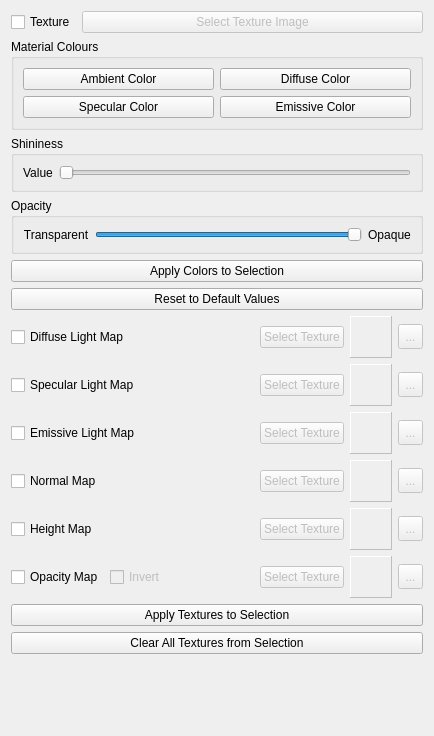
                <widget class="QWidget" name="pageADSSettings">
                 <property name="geometry">
                  <rect>
                   <x>0</x>
                   <y>0</y>
                   <width>434</width>
                   <height>736</height>
                  </rect>
                 </property>
                 <property name="sizePolicy">
                  <sizepolicy hsizetype="Expanding" vsizetype="Expanding">
                   <horstretch>0</horstretch>
                   <verstretch>0</verstretch>
                  </sizepolicy>
                 </property>
                 <attribute name="label">
                  <string>ADS Lighting Settings</string>
                 </attribute>
                 <layout class="QGridLayout" name="gridLayout_21">
                  <item row="1" column="0">
                   <widget class="QGroupBox" name="groupBox_3">
                    <property name="sizePolicy">
                     <sizepolicy hsizetype="Preferred" vsizetype="Preferred">
                      <horstretch>0</horstretch>
                      <verstretch>0</verstretch>
                     </sizepolicy>
                    </property>
                    <property name="minimumSize">
                     <size>
                      <width>0</width>
                      <height>0</height>
                     </size>
                    </property>
                    <property name="title">
                     <string>Material Colours</string>
                    </property>
                    <property name="flat">
                     <bool>true</bool>
                    </property>
                    <layout class="QGridLayout" name="gridLayout_19">
                     <item row="0" column="0">
                      <widget class="QPushButton" name="pushButtonMaterialAmbient">
                       <property name="text">
                        <string>Ambient Color</string>
                       </property>
                      </widget>
                     </item>
                     <item row="1" column="2">
                      <widget class="QPushButton" name="pushButtonMaterialEmissive">
                       <property name="text">
                        <string>Emissive Color</string>
                       </property>
                      </widget>
                     </item>
                     <item row="0" column="2">
                      <widget class="QPushButton" name="pushButtonMaterialDiffuse">
                       <property name="text">
                        <string>Diffuse Color</string>
                       </property>
                      </widget>
                     </item>
                     <item row="1" column="0">
                      <widget class="QPushButton" name="pushButtonMaterialSpecular">
                       <property name="text">
                        <string>Specular Color</string>
                       </property>
                      </widget>
                     </item>
                    </layout>
                   </widget>
                  </item>
                  <item row="12" column="0">
                   <widget class="QPushButton" name="pushButtonApplyADSTexture">
                    <property name="text">
                     <string>Apply Textures to Selection</string>
                    </property>
                   </widget>
                  </item>
                  <item row="10" column="0">
                   <layout class="QHBoxLayout" name="horizontalLayout_22">
                    <item>
                     <widget class="QCheckBox" name="checkBoxHeightTex">
                      <property name="text">
                       <string>Height Map</string>
                      </property>
                     </widget>
                    </item>
                    <item>
                     <spacer name="horizontalSpacer_14">
                      <property name="orientation">
                       <enum>Qt::Orientation::Horizontal</enum>
                      </property>
                      <property name="sizeHint" stdset="0">
                       <size>
                        <width>40</width>
                        <height>20</height>
                       </size>
                      </property>
                     </spacer>
                    </item>
                    <item>
                     <widget class="QPushButton" name="pushButtonHeightTexture">
                      <property name="enabled">
                       <bool>false</bool>
                      </property>
                      <property name="text">
                       <string>Select Texture</string>
                      </property>
                     </widget>
                    </item>
                    <item>
                     <widget class="QLabel" name="labelHeightTexture">
                      <property name="enabled">
                       <bool>false</bool>
                      </property>
                      <property name="minimumSize">
                       <size>
                        <width>42</width>
                        <height>42</height>
                       </size>
                      </property>
                      <property name="maximumSize">
                       <size>
                        <width>42</width>
                        <height>42</height>
                       </size>
                      </property>
                      <property name="frameShape">
                       <enum>QFrame::Shape::Panel</enum>
                      </property>
                      <property name="frameShadow">
                       <enum>QFrame::Shadow::Raised</enum>
                      </property>
                      <property name="text">
                       <string/>
                      </property>
                      <property name="scaledContents">
                       <bool>true</bool>
                      </property>
                     </widget>
                    </item>
                    <item>
                     <widget class="QToolButton" name="toolButtonClearHeightTex">
                      <property name="enabled">
                       <bool>false</bool>
                      </property>
                      <property name="minimumSize">
                       <size>
                        <width>25</width>
                        <height>25</height>
                       </size>
                      </property>
                      <property name="text">
                       <string>...</string>
                      </property>
                      <property name="icon">
                       <iconset resource="ModelViewer.qrc">
                        <normaloff>:/new/prefix1/res/clear.png</normaloff>:/new/prefix1/res/clear.png</iconset>
                      </property>
                     </widget>
                    </item>
                   </layout>
                  </item>
                  <item row="0" column="0">
                   <layout class="QHBoxLayout" name="horizontalLayout_23">
                    <item>
                     <widget class="QCheckBox" name="checkTexture">
                      <property name="toolTip">
                       <string>Enable/Disable Texture</string>
                      </property>
                      <property name="text">
                       <string>Texture</string>
                      </property>
                     </widget>
                    </item>
                    <item>
                     <widget class="QPushButton" name="pushButtonTexture">
                      <property name="enabled">
                       <bool>false</bool>
                      </property>
                      <property name="sizePolicy">
                       <sizepolicy hsizetype="MinimumExpanding" vsizetype="Fixed">
                        <horstretch>0</horstretch>
                        <verstretch>0</verstretch>
                       </sizepolicy>
                      </property>
                      <property name="toolTip">
                       <string>Select the image file for texture</string>
                      </property>
                      <property name="text">
                       <string>Select Texture Image</string>
                      </property>
                     </widget>
                    </item>
                   </layout>
                  </item>
                  <item row="8" column="0">
                   <layout class="QHBoxLayout" name="horizontalLayout_25">
                    <item>
                     <widget class="QCheckBox" name="checkBoxEmissiveTex">
                      <property name="text">
                       <string>Emissive Light Map</string>
                      </property>
                     </widget>
                    </item>
                    <item>
                     <spacer name="horizontalSpacer_16">
                      <property name="orientation">
                       <enum>Qt::Orientation::Horizontal</enum>
                      </property>
                      <property name="sizeHint" stdset="0">
                       <size>
                        <width>40</width>
                        <height>20</height>
                       </size>
                      </property>
                     </spacer>
                    </item>
                    <item>
                     <widget class="QPushButton" name="pushButtonEmissiveTexture">
                      <property name="enabled">
                       <bool>false</bool>
                      </property>
                      <property name="text">
                       <string>Select Texture</string>
                      </property>
                     </widget>
                    </item>
                    <item>
                     <widget class="QLabel" name="labelEmissiveTexture">
                      <property name="enabled">
                       <bool>false</bool>
                      </property>
                      <property name="minimumSize">
                       <size>
                        <width>42</width>
                        <height>42</height>
                       </size>
                      </property>
                      <property name="maximumSize">
                       <size>
                        <width>42</width>
                        <height>42</height>
                       </size>
                      </property>
                      <property name="frameShape">
                       <enum>QFrame::Shape::Panel</enum>
                      </property>
                      <property name="frameShadow">
                       <enum>QFrame::Shadow::Raised</enum>
                      </property>
                      <property name="text">
                       <string/>
                      </property>
                      <property name="scaledContents">
                       <bool>true</bool>
                      </property>
                     </widget>
                    </item>
                    <item>
                     <widget class="QToolButton" name="toolButtonClearEmissiveTex">
                      <property name="enabled">
                       <bool>false</bool>
                      </property>
                      <property name="minimumSize">
                       <size>
                        <width>25</width>
                        <height>25</height>
                       </size>
                      </property>
                      <property name="text">
                       <string>...</string>
                      </property>
                      <property name="icon">
                       <iconset resource="ModelViewer.qrc">
                        <normaloff>:/new/prefix1/res/clear.png</normaloff>:/new/prefix1/res/clear.png</iconset>
                      </property>
                     </widget>
                    </item>
                   </layout>
                  </item>
                  <item row="14" column="0">
                   <spacer name="verticalSpacer">
                    <property name="orientation">
                     <enum>Qt::Orientation::Vertical</enum>
                    </property>
                    <property name="sizeHint" stdset="0">
                     <size>
                      <width>218</width>
                      <height>121</height>
                     </size>
                    </property>
                   </spacer>
                  </item>
                  <item row="13" column="0">
                   <widget class="QPushButton" name="pushButtonClearADSTextures">
                    <property name="text">
                     <string>Clear All Textures from Selection</string>
                    </property>
                   </widget>
                  </item>
                  <item row="3" column="0">
                   <widget class="QGroupBox" name="groupBox_7">
                    <property name="title">
                     <string>Opacity</string>
                    </property>
                    <property name="flat">
                     <bool>true</bool>
                    </property>
                    <layout class="QGridLayout" name="gridLayout_4">
                     <item row="0" column="0">
                      <widget class="QLabel" name="valueOpacity">
                       <property name="text">
                        <string>Transparent</string>
                       </property>
                       <property name="alignment">
                        <set>Qt::AlignmentFlag::AlignCenter</set>
                       </property>
                      </widget>
                     </item>
                     <item row="0" column="1">
                      <widget class="QSlider" name="sliderTransparency">
                       <property name="minimum">
                        <number>50</number>
                       </property>
                       <property name="maximum">
                        <number>1000</number>
                       </property>
                       <property name="value">
                        <number>1000</number>
                       </property>
                       <property name="orientation">
                        <enum>Qt::Orientation::Horizontal</enum>
                       </property>
                      </widget>
                     </item>
                     <item row="0" column="2">
                      <widget class="QLabel" name="valueOpacity_4">
                       <property name="text">
                        <string>Opaque</string>
                       </property>
                       <property name="alignment">
                        <set>Qt::AlignmentFlag::AlignCenter</set>
                       </property>
                      </widget>
                     </item>
                    </layout>
                   </widget>
                  </item>
                  <item row="9" column="0">
                   <layout class="QHBoxLayout" name="horizontalLayout_21">
                    <item>
                     <widget class="QCheckBox" name="checkBoxNormalTex">
                      <property name="text">
                       <string>Normal Map</string>
                      </property>
                     </widget>
                    </item>
                    <item>
                     <spacer name="horizontalSpacer_13">
                      <property name="orientation">
                       <enum>Qt::Orientation::Horizontal</enum>
                      </property>
                      <property name="sizeHint" stdset="0">
                       <size>
                        <width>40</width>
                        <height>20</height>
                       </size>
                      </property>
                     </spacer>
                    </item>
                    <item>
                     <widget class="QPushButton" name="pushButtonNormalTexture">
                      <property name="enabled">
                       <bool>false</bool>
                      </property>
                      <property name="text">
                       <string>Select Texture</string>
                      </property>
                     </widget>
                    </item>
                    <item>
                     <widget class="QLabel" name="labelNormalTexture">
                      <property name="enabled">
                       <bool>false</bool>
                      </property>
                      <property name="minimumSize">
                       <size>
                        <width>42</width>
                        <height>42</height>
                       </size>
                      </property>
                      <property name="maximumSize">
                       <size>
                        <width>42</width>
                        <height>42</height>
                       </size>
                      </property>
                      <property name="frameShape">
                       <enum>QFrame::Shape::Panel</enum>
                      </property>
                      <property name="frameShadow">
                       <enum>QFrame::Shadow::Raised</enum>
                      </property>
                      <property name="text">
                       <string/>
                      </property>
                      <property name="scaledContents">
                       <bool>true</bool>
                      </property>
                     </widget>
                    </item>
                    <item>
                     <widget class="QToolButton" name="toolButtonClearNormalTex">
                      <property name="enabled">
                       <bool>false</bool>
                      </property>
                      <property name="minimumSize">
                       <size>
                        <width>25</width>
                        <height>25</height>
                       </size>
                      </property>
                      <property name="text">
                       <string>...</string>
                      </property>
                      <property name="icon">
                       <iconset resource="ModelViewer.qrc">
                        <normaloff>:/new/prefix1/res/clear.png</normaloff>:/new/prefix1/res/clear.png</iconset>
                      </property>
                     </widget>
                    </item>
                   </layout>
                  </item>
                  <item row="11" column="0">
                   <layout class="QHBoxLayout" name="horizontalLayout_24">
                    <item>
                     <widget class="QCheckBox" name="checkBoxOpacityTex">
                      <property name="text">
                       <string>Opacity Map</string>
                      </property>
                     </widget>
                    </item>
                    <item>
                     <widget class="QCheckBox" name="checkBoxOpacInvert">
                      <property name="enabled">
                       <bool>false</bool>
                      </property>
                      <property name="text">
                       <string>Invert</string>
                      </property>
                     </widget>
                    </item>
                    <item>
                     <spacer name="horizontalSpacer_15">
                      <property name="orientation">
                       <enum>Qt::Orientation::Horizontal</enum>
                      </property>
                      <property name="sizeHint" stdset="0">
                       <size>
                        <width>40</width>
                        <height>20</height>
                       </size>
                      </property>
                     </spacer>
                    </item>
                    <item>
                     <widget class="QPushButton" name="pushButtonOpacityTexture">
                      <property name="enabled">
                       <bool>false</bool>
                      </property>
                      <property name="text">
                       <string>Select Texture</string>
                      </property>
                     </widget>
                    </item>
                    <item>
                     <widget class="QLabel" name="labelOpacityTexture">
                      <property name="enabled">
                       <bool>false</bool>
                      </property>
                      <property name="minimumSize">
                       <size>
                        <width>42</width>
                        <height>42</height>
                       </size>
                      </property>
                      <property name="maximumSize">
                       <size>
                        <width>42</width>
                        <height>42</height>
                       </size>
                      </property>
                      <property name="frameShape">
                       <enum>QFrame::Shape::Panel</enum>
                      </property>
                      <property name="frameShadow">
                       <enum>QFrame::Shadow::Raised</enum>
                      </property>
                      <property name="text">
                       <string/>
                      </property>
                      <property name="scaledContents">
                       <bool>true</bool>
                      </property>
                     </widget>
                    </item>
                    <item>
                     <widget class="QToolButton" name="toolButtonClearOpacityTex">
                      <property name="enabled">
                       <bool>false</bool>
                      </property>
                      <property name="minimumSize">
                       <size>
                        <width>25</width>
                        <height>25</height>
                       </size>
                      </property>
                      <property name="text">
                       <string>...</string>
                      </property>
                      <property name="icon">
                       <iconset resource="ModelViewer.qrc">
                        <normaloff>:/new/prefix1/res/clear.png</normaloff>:/new/prefix1/res/clear.png</iconset>
                      </property>
                     </widget>
                    </item>
                   </layout>
                  </item>
                  <item row="5" column="0">
                   <widget class="QPushButton" name="pushButtonDefaultMatls">
                    <property name="sizePolicy">
                     <sizepolicy hsizetype="MinimumExpanding" vsizetype="Fixed">
                      <horstretch>0</horstretch>
                      <verstretch>0</verstretch>
                     </sizepolicy>
                    </property>
                    <property name="toolTip">
                     <string>Reset to default light and material</string>
                    </property>
                    <property name="text">
                     <string>Reset to Default Values</string>
                    </property>
                   </widget>
                  </item>
                  <item row="7" column="0">
                   <layout class="QHBoxLayout" name="horizontalLayout_20">
                    <item>
                     <widget class="QCheckBox" name="checkBoxSpecularTex">
                      <property name="text">
                       <string>Specular Light Map</string>
                      </property>
                     </widget>
                    </item>
                    <item>
                     <spacer name="horizontalSpacer_12">
                      <property name="orientation">
                       <enum>Qt::Orientation::Horizontal</enum>
                      </property>
                      <property name="sizeHint" stdset="0">
                       <size>
                        <width>40</width>
                        <height>20</height>
                       </size>
                      </property>
                     </spacer>
                    </item>
                    <item>
                     <widget class="QPushButton" name="pushButtonSpecularTexture">
                      <property name="enabled">
                       <bool>false</bool>
                      </property>
                      <property name="text">
                       <string>Select Texture</string>
                      </property>
                     </widget>
                    </item>
                    <item>
                     <widget class="QLabel" name="labelSpecularTexture">
                      <property name="enabled">
                       <bool>false</bool>
                      </property>
                      <property name="minimumSize">
                       <size>
                        <width>42</width>
                        <height>42</height>
                       </size>
                      </property>
                      <property name="maximumSize">
                       <size>
                        <width>42</width>
                        <height>42</height>
                       </size>
                      </property>
                      <property name="frameShape">
                       <enum>QFrame::Shape::Panel</enum>
                      </property>
                      <property name="frameShadow">
                       <enum>QFrame::Shadow::Raised</enum>
                      </property>
                      <property name="text">
                       <string/>
                      </property>
                      <property name="scaledContents">
                       <bool>true</bool>
                      </property>
                     </widget>
                    </item>
                    <item>
                     <widget class="QToolButton" name="toolButtonClearSpecularTex">
                      <property name="enabled">
                       <bool>false</bool>
                      </property>
                      <property name="minimumSize">
                       <size>
                        <width>25</width>
                        <height>25</height>
                       </size>
                      </property>
                      <property name="text">
                       <string>...</string>
                      </property>
                      <property name="icon">
                       <iconset resource="ModelViewer.qrc">
                        <normaloff>:/new/prefix1/res/clear.png</normaloff>:/new/prefix1/res/clear.png</iconset>
                      </property>
                     </widget>
                    </item>
                   </layout>
                  </item>
                  <item row="2" column="0">
                   <widget class="QGroupBox" name="groupBox_11">
                    <property name="title">
                     <string>Shininess</string>
                    </property>
                    <property name="flat">
                     <bool>true</bool>
                    </property>
                    <layout class="QGridLayout" name="gridLayout_2">
                     <item row="0" column="0">
                      <widget class="QLabel" name="valueShine">
                       <property name="text">
                        <string>Value</string>
                       </property>
                       <property name="alignment">
                        <set>Qt::AlignmentFlag::AlignCenter</set>
                       </property>
                      </widget>
                     </item>
                     <item row="0" column="1">
                      <widget class="QSlider" name="sliderShine">
                       <property name="maximum">
                        <number>128</number>
                       </property>
                       <property name="orientation">
                        <enum>Qt::Orientation::Horizontal</enum>
                       </property>
                      </widget>
                     </item>
                    </layout>
                   </widget>
                  </item>
                  <item row="6" column="0">
                   <layout class="QHBoxLayout" name="horizontalLayout_19">
                    <item>
                     <widget class="QCheckBox" name="checkBoxDiffuseTex">
                      <property name="text">
                       <string>Diffuse Light Map</string>
                      </property>
                     </widget>
                    </item>
                    <item>
                     <spacer name="horizontalSpacer_11">
                      <property name="orientation">
                       <enum>Qt::Orientation::Horizontal</enum>
                      </property>
                      <property name="sizeHint" stdset="0">
                       <size>
                        <width>40</width>
                        <height>20</height>
                       </size>
                      </property>
                     </spacer>
                    </item>
                    <item>
                     <widget class="QPushButton" name="pushButtonDiffuseTexture">
                      <property name="enabled">
                       <bool>false</bool>
                      </property>
                      <property name="text">
                       <string>Select Texture</string>
                      </property>
                     </widget>
                    </item>
                    <item>
                     <widget class="QLabel" name="labelDiffuseTexture">
                      <property name="enabled">
                       <bool>false</bool>
                      </property>
                      <property name="minimumSize">
                       <size>
                        <width>42</width>
                        <height>42</height>
                       </size>
                      </property>
                      <property name="maximumSize">
                       <size>
                        <width>42</width>
                        <height>42</height>
                       </size>
                      </property>
                      <property name="frameShape">
                       <enum>QFrame::Shape::Panel</enum>
                      </property>
                      <property name="frameShadow">
                       <enum>QFrame::Shadow::Raised</enum>
                      </property>
                      <property name="text">
                       <string/>
                      </property>
                      <property name="scaledContents">
                       <bool>true</bool>
                      </property>
                     </widget>
                    </item>
                    <item>
                     <widget class="QToolButton" name="toolButtonClearDiffuseTex">
                      <property name="enabled">
                       <bool>false</bool>
                      </property>
                      <property name="minimumSize">
                       <size>
                        <width>25</width>
                        <height>25</height>
                       </size>
                      </property>
                      <property name="text">
                       <string>...</string>
                      </property>
                      <property name="icon">
                       <iconset resource="ModelViewer.qrc">
                        <normaloff>:/new/prefix1/res/clear.png</normaloff>:/new/prefix1/res/clear.png</iconset>
                      </property>
                     </widget>
                    </item>
                   </layout>
                  </item>
                  <item row="4" column="0">
                   <widget class="QPushButton" name="pushButtonApplyADSColors">
                    <property name="sizePolicy">
                     <sizepolicy hsizetype="MinimumExpanding" vsizetype="Fixed">
                      <horstretch>0</horstretch>
                      <verstretch>0</verstretch>
                     </sizepolicy>
                    </property>
                    <property name="toolTip">
                     <string>Reset to default light and material</string>
                    </property>
                    <property name="text">
                     <string>Apply Colors to Selection</string>
                    </property>
                   </widget>
                  </item>
                 </layout>
                </widget>
